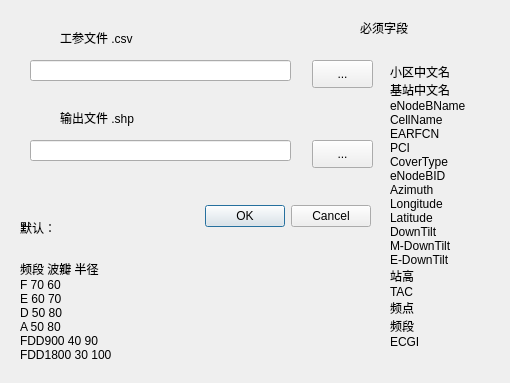
<?xml version="1.0" encoding="UTF-8"?>
<ui version="4.0">
 <class>wissenLteToolDialogBase</class>
 <widget class="QDialog" name="wissenLteToolDialogBase">
  <property name="geometry">
   <rect>
    <x>0</x>
    <y>0</y>
    <width>510</width>
    <height>383</height>
   </rect>
  </property>
  <property name="windowTitle">
   <string>wissenLteTool</string>
  </property>
  <widget class="QDialogButtonBox" name="button_box">
   <property name="geometry">
    <rect>
     <x>30</x>
     <y>200</y>
     <width>341</width>
     <height>32</height>
    </rect>
   </property>
   <property name="orientation">
    <enum>Qt::Horizontal</enum>
   </property>
   <property name="standardButtons">
    <set>QDialogButtonBox::Cancel|QDialogButtonBox::Ok</set>
   </property>
  </widget>
  <widget class="QLabel" name="label">
   <property name="geometry">
    <rect>
     <x>390</x>
     <y>30</y>
     <width>111</width>
     <height>351</height>
    </rect>
   </property>
   <property name="text">
    <string>小区中文名
基站中文名
eNodeBName
CellName
EARFCN
PCI
CoverType
eNodeBID
Azimuth
Longitude
Latitude
DownTilt
M-DownTilt
E-DownTilt
站高
TAC
频点
频段
ECGI</string>
   </property>
  </widget>
  <widget class="QLabel" name="label_2">
   <property name="geometry">
    <rect>
     <x>360</x>
     <y>20</y>
     <width>72</width>
     <height>15</height>
    </rect>
   </property>
   <property name="text">
    <string>必须字段</string>
   </property>
  </widget>
  <widget class="QLabel" name="label_3">
   <property name="geometry">
    <rect>
     <x>60</x>
     <y>30</y>
     <width>111</width>
     <height>16</height>
    </rect>
   </property>
   <property name="text">
    <string>工参文件 .csv</string>
   </property>
  </widget>
  <widget class="QLabel" name="label_4">
   <property name="geometry">
    <rect>
     <x>60</x>
     <y>110</y>
     <width>121</width>
     <height>16</height>
    </rect>
   </property>
   <property name="text">
    <string>输出文件 .shp</string>
   </property>
  </widget>
  <widget class="QPushButton" name="pushButtonCsv">
   <property name="geometry">
    <rect>
     <x>312</x>
     <y>60</y>
     <width>61</width>
     <height>28</height>
    </rect>
   </property>
   <property name="text">
    <string>...</string>
   </property>
  </widget>
  <widget class="QPushButton" name="pushButtonShp">
   <property name="geometry">
    <rect>
     <x>312</x>
     <y>140</y>
     <width>61</width>
     <height>28</height>
    </rect>
   </property>
   <property name="text">
    <string>...</string>
   </property>
  </widget>
  <widget class="QLineEdit" name="lineEditCsv">
   <property name="geometry">
    <rect>
     <x>30</x>
     <y>60</y>
     <width>261</width>
     <height>21</height>
    </rect>
   </property>
  </widget>
  <widget class="QLineEdit" name="lineEditShp">
   <property name="geometry">
    <rect>
     <x>30</x>
     <y>140</y>
     <width>261</width>
     <height>21</height>
    </rect>
   </property>
  </widget>
  <widget class="QLabel" name="label_5">
   <property name="geometry">
    <rect>
     <x>20</x>
     <y>250</y>
     <width>171</width>
     <height>121</height>
    </rect>
   </property>
   <property name="text">
    <string>频段 波瓣 半径
F 70 60
E 60 70
D 50 80
A 50 80
FDD900 40 90
FDD1800 30 100</string>
   </property>
  </widget>
  <widget class="QLabel" name="label_6">
   <property name="geometry">
    <rect>
     <x>20</x>
     <y>220</y>
     <width>72</width>
     <height>15</height>
    </rect>
   </property>
   <property name="text">
    <string>默认：</string>
   </property>
  </widget>
 </widget>
 <resources/>
 <connections>
  <connection>
   <sender>button_box</sender>
   <signal>accepted()</signal>
   <receiver>wissenLteToolDialogBase</receiver>
   <slot>accept()</slot>
   <hints>
    <hint type="sourcelabel">
     <x>20</x>
     <y>20</y>
    </hint>
    <hint type="destinationlabel">
     <x>20</x>
     <y>20</y>
    </hint>
   </hints>
  </connection>
  <connection>
   <sender>button_box</sender>
   <signal>rejected()</signal>
   <receiver>wissenLteToolDialogBase</receiver>
   <slot>reject()</slot>
   <hints>
    <hint type="sourcelabel">
     <x>20</x>
     <y>20</y>
    </hint>
    <hint type="destinationlabel">
     <x>20</x>
     <y>20</y>
    </hint>
   </hints>
  </connection>
 </connections>
</ui>
